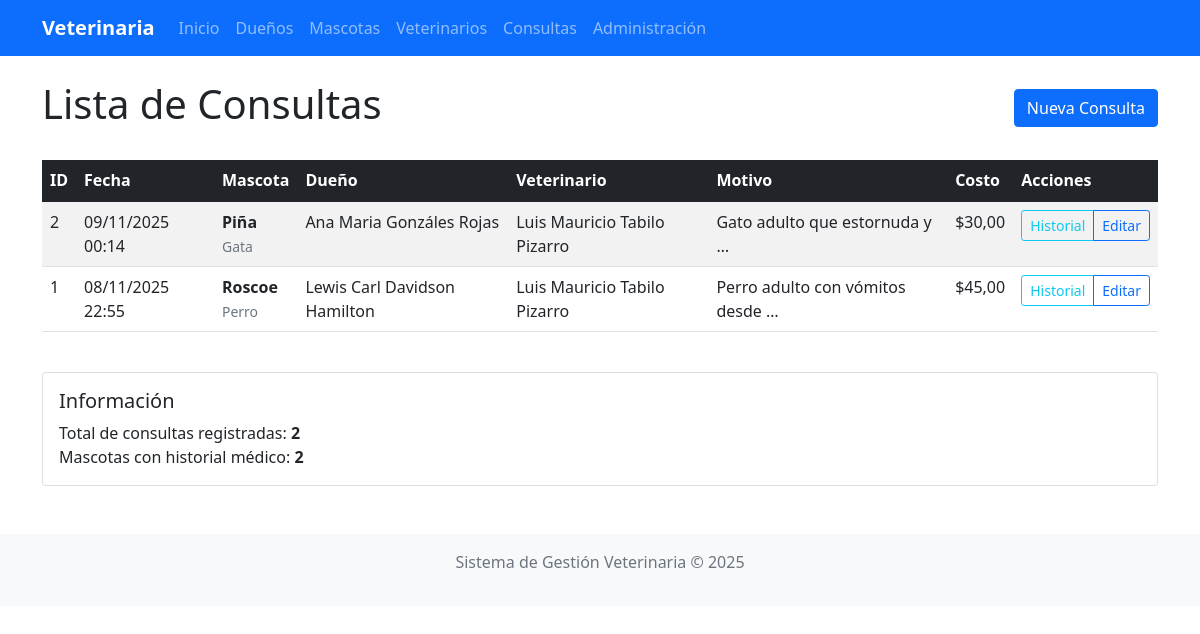
/consultas/ (signed in), run on the app's committed database.
### clinica/models.py (models this page shows, shortened)
class Consulta(models.Model):
    mascota = models.ForeignKey(Mascota, on_delete=models.CASCADE)
    veterinario = models.ForeignKey(Veterinario, on_delete=models.SET_NULL, null=True, blank=True)
    motivo = models.TextField()
    diagnostico = models.TextField(blank=True, null=True)
    tratamiento = models.TextField(blank=True, null=True)
    observaciones = models.TextField(blank=True, null=True)
    costo = models.DecimalField(max_digits=10, decimal_places=2, default=0.00)
    fecha_consulta = models.DateTimeField(auto_now_add=True)
    activo = models.BooleanField(default=True)
    fecha_eliminacion = models.DateTimeField(blank=True, null=True)
    objects = SoftDeleteManager()

class Mascota(models.Model):
    nombre = models.CharField(max_length=100)
    especie = models.CharField(max_length=50, blank=True, null=True)
    raza = models.CharField(max_length=50, blank=True, null=True)
    fecha_nacimiento = models.DateField(blank=True, null=True)
    dueno = models.ForeignKey(Dueno, on_delete=models.CASCADE)
    fecha_registro = models.DateTimeField(auto_now_add=True)
    activo = models.BooleanField(default=True)
    fecha_eliminacion = models.DateTimeField(blank=True, null=True)
    objects = SoftDeleteManager()

class Persona(models.Model):
    nombre = models.CharField(max_length=100)
    telefono = models.CharField(max_length=20, blank=True, null=True)
    email = models.EmailField(blank=True, null=True)
    class Meta:
        abstract = True

class Dueno(Persona):
    direccion = models.TextField(blank=True, null=True)
    fecha_registro = models.DateTimeField(auto_now_add=True)
    activo = models.BooleanField(default=True)
    fecha_eliminacion = models.DateTimeField(blank=True, null=True)
    objects = SoftDeleteManager()
    class Meta:
        verbose_name_plural = "Dueños"

class Veterinario(Persona):
    especialidad = models.CharField(max_length=100, blank=True, null=True)
    activo = models.BooleanField(default=True)
    fecha_eliminacion = models.DateTimeField(blank=True, null=True)
    objects = SoftDeleteManager()

### clinica/views.py (the view)
# urls.py: path('consultas/', views.lista_consultas, name='lista_consultas'),
@login_required
def lista_consultas(request):
    consultas = Consulta.objects.filter(activo=True).select_related('mascota', 'veterinario').all().order_by('-fecha_consulta')
    mascotas_con_consultas = Mascota.objects.filter(consulta__isnull=False, activo=True).distinct().count()
    return render(request, 'clinica/lista_consultas.html', {
        'consultas': consultas,
        'mascotas_con_consultas': mascotas_con_consultas
    })

### clinica/models.py (called while the page is built)
    def get_queryset(self):
        return super().get_queryset().filter(activo=True)

### templates/clinica/lista_consultas.html (shortened to what this page needs)
{% extends 'base.html' %}
{% block content %}
<div class="d-flex justify-content-between align-items-center mb-4">
    <h1>Lista de Consultas</h1>
    <a href="{% url 'agregar_consulta' %}" class="btn btn-primary">Nueva Consulta</a>
</div>
{% if consultas %}
<div class="table-responsive">
    <table class="table table-striped table-hover">
        <thead class="table-dark">
            <tr>
                <th>ID</th>
                <th>Fecha</th>
                <th>Mascota</th>
                <th>Dueño</th>
                <th>Veterinario</th>
                <th>Motivo</th>
                <th>Costo</th>
                <th>Acciones</th>
            </tr>
        </thead>
        <tbody>
            {% for consulta in consultas %}
            <tr>
                <td>{{ consulta.id }}</td>
                <td>{{ consulta.fecha_consulta|date:"d/m/Y H:i" }}</td>
                <td>
                    <strong>{{ consulta.mascota.nombre }}</strong>
                    <br><small class="text-muted">{{ consulta.mascota.especie|default:"-" }}</small>
                </td>
                <td>{{ consulta.mascota.dueno.nombre }}</td>
                <td>
                    {% if consulta.veterinario %}
                        {{ consulta.veterinario.nombre }}
                    {% else %}
                        <span class="text-muted">No asignado</span>
                    {% endif %}
                </td>
                <td>{{ consulta.motivo|truncatewords:5 }}</td>
                <td>
                    {% if consulta.costo %}
                        ${{ consulta.costo }}
                    {% else %}
                        <span class="text-muted">-</span>
                    {% endif %}
                </td>
                <td>
                    <div class="btn-group btn-group-sm">
                        <a href="{% url 'historial_mascota' consulta.mascota.id %}" class="btn btn-outline-info">
                            Historial
                        </a>
                        <a href="#" class="btn btn-outline-primary">Editar</a>
                    </div>
                </td>
            </tr>
            {% endfor %}
        </tbody>
    </table>
</div>
{% else %}
<div class="alert alert-info">
    <h4>No hay consultas registradas</h4>
    <p>Comienza registrando la primera consulta médica.</p>
    <a href="{% url 'agregar_consulta' %}" class="btn btn-primary">Registrar Primera Consulta</a>
</div>
{% endif %}
<div class="card mt-4">
    <div class="card-body">
        <h5> Información</h5>
        <p class="mb-0">Total de consultas registradas: <strong>{{ consultas|length }}</strong></p>
        <p class="mb-0">Mascotas con historial médico: <strong>{{ mascotas_con_consultas }}</strong></p>
    </div>
</div>
{% endblock %}

### templates/base.html (style rules this page uses)
.card { transition: transform 0.2s; }

### data on the page
Consulta: id "2", fecha_consulta "09/11/2025 00:14", mascota.nombre "Piña", mascota.especie "Gata", mascota.dueno.nombre "Ana Maria Gonzáles Rojas", veterinario.nombre "Luis Mauricio Tabilo Pizarro", motivo "Gato adulto que estornuda y …", costo "30,00"
Consulta: id "1", fecha_consulta "08/11/2025 22:55", mascota.nombre "Roscoe", mascota.especie "Perro", mascota.dueno.nombre "Lewis Carl Davidson Hamilton", veterinario.nombre "Luis Mauricio Tabilo Pizarro", motivo "Perro adulto con vómitos desde …", costo "45,00"

### other printed values
{{ consultas|length }} "2"
{{ mascotas_con_consultas }} "2"
